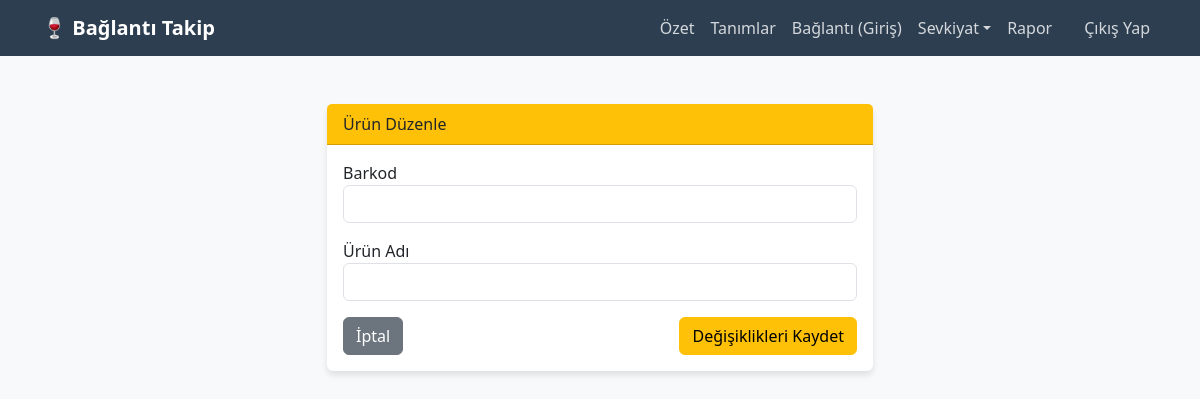
Page /urun-duzenle/11 (signed in) on the earlier database version.
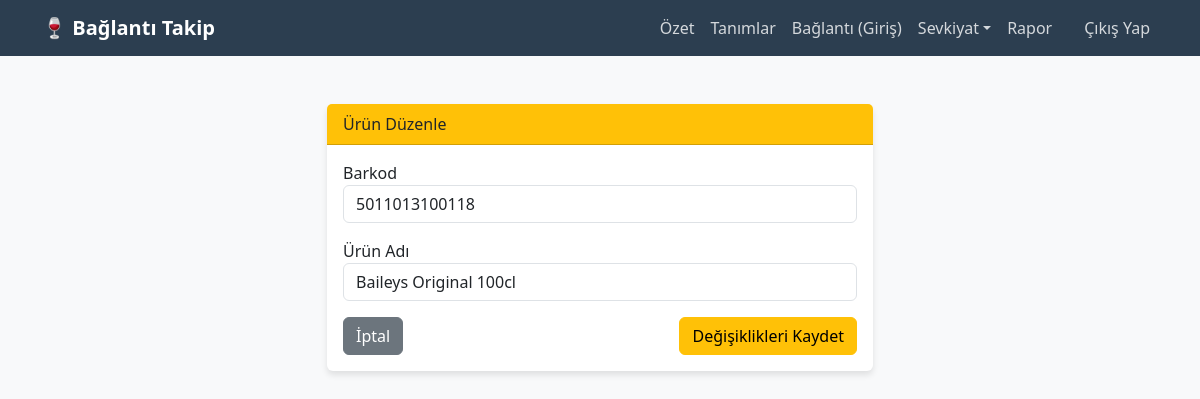
Same page on the later database version.
### tables this page shows
CREATE TABLE urunler 
                     (id INTEGER PRIMARY KEY AUTOINCREMENT, barkod TEXT, ad TEXT);

### app/routes.py (the view)
@main.route('/urun-duzenle/<int:id>', methods=['GET', 'POST'])
@login_required
def urun_duzenle(id):
    if request.method == 'POST':
        DatabaseManager.update_urun(id, request.form['barkod'], request.form['ad'])
        flash('Ürün güncellendi.', 'success')
        return redirect(url_for('main.tanimlar'))
    u = DatabaseManager.get_urun(id)
    return render_template('tanim_duzenle.html', type='urun', data=u)

### app/__init__.py (called while the page is built)
def create_app(config_class=Config):
    app = Flask(__name__)
    app.config.from_object(config_class)
    from app.models import DatabaseManager
    DatabaseManager.init_db(app.config['DB_NAME'])
    login_manager = LoginManager()
    login_manager.login_view = 'main.login' # Giriş yapılmamışsa buraya atar
    login_manager.init_app(app)
    @login_manager.user_loader
    def load_user(user_id):
        return DatabaseManager.get_user_by_id(user_id)
    from app.routes import main
    app.register_blueprint(main)
    return app

### app/models.py (called while the page is built)
    @staticmethod
    def get_db_connection():
        conn = sqlite3.connect(current_app.config['DB_NAME'])
        conn.row_factory = sqlite3.Row
        return conn

    @staticmethod
    def get_user_by_id(user_id):
        conn = DatabaseManager.get_db_connection()
        user_data = conn.execute("SELECT * FROM kullanicilar WHERE id = ?", (user_id,)).fetchone()
        conn.close()
        if user_data:
            return User(user_data['id'], user_data['username'], user_data['password'])
        return None

### app/templates/tanim_duzenle.html
{% extends "base.html" %}
{% block content %}
<div class="row justify-content-center mt-5">
    <div class="col-md-6">
        <div class="card">
            <div class="card-header bg-warning text-dark">
                {{ 'Tedarikçi' if type == 'tedarikci' else 'Ürün' }} Düzenle
            </div>
            <div class="card-body">
                <form method="POST">
                    {% if type == 'tedarikci' %}
                        <div class="mb-3">
                            <label>Firma Adı</label>
                            <input type="text" name="ad" value="{{ data['ad'] }}" class="form-control" required>
                        </div>
                    {% else %}
                        <div class="mb-3">
                            <label>Barkod</label>
                            <input type="text" name="barkod" value="{{ data['barkod'] }}" class="form-control" required>
                        </div>
                        <div class="mb-3">
                            <label>Ürün Adı</label>
                            <input type="text" name="ad" value="{{ data['ad'] }}" class="form-control" required>
                        </div>
                    {% endif %}
                    <div class="d-flex justify-content-between">
                        <a href="{{ url_for('main.tanimlar') }}" class="btn btn-secondary">İptal</a>
                        <button type="submit" class="btn btn-warning">Değişiklikleri Kaydet</button>
                    </div>
                </form>
            </div>
        </div>
    </div>
</div>
{% endblock %}

Differences in the rows shown:
added urunler: barkod "5011013100118", ad "Baileys Original 100cl"
